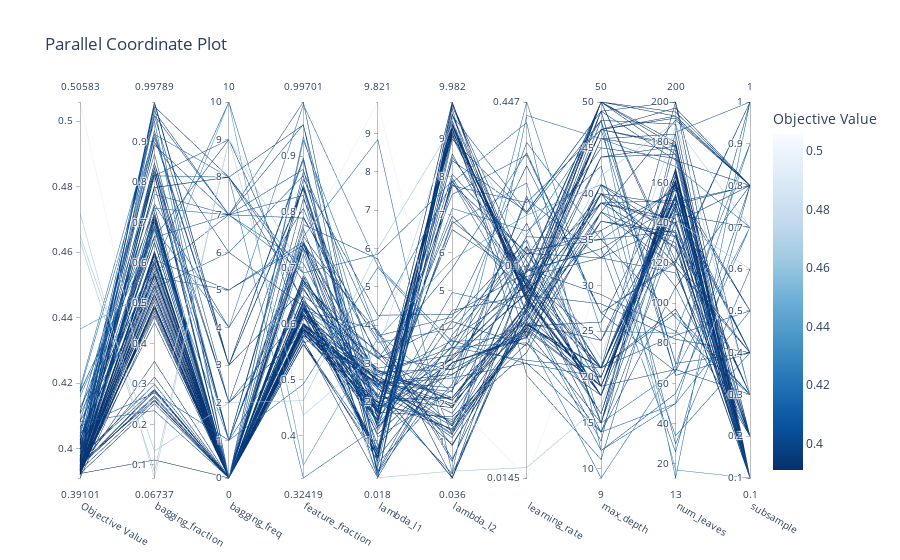

The cell this chart's notebook holds for it:
### Markdown cell above
#### Dominant Profile Plot
The last plot shows all different hyperparameter profiles. This plot becomes increasingly less useful if the number of trials increases (and even more so when no pruning strategies are used). 
However, we can clearly see on this plot that there is a 'dominant profile' which leads to the best performance metric (see the darkest profiles corresponds to the better models).

### Code cell
optuna.visualization.plot_parallel_coordinate(study_bohb)
